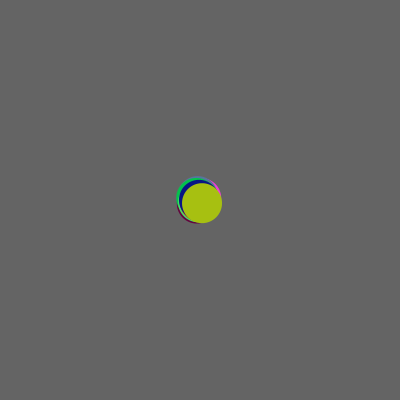
Frame 1 (no input)
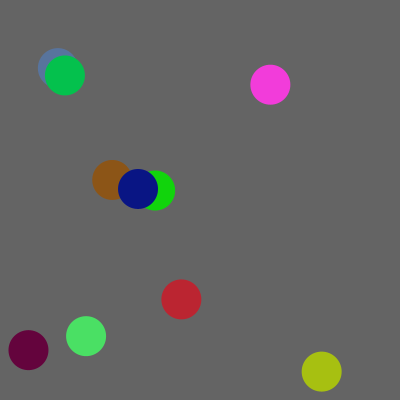
Frame 60 (the mouse pressed at the canvas centre just before this capture)
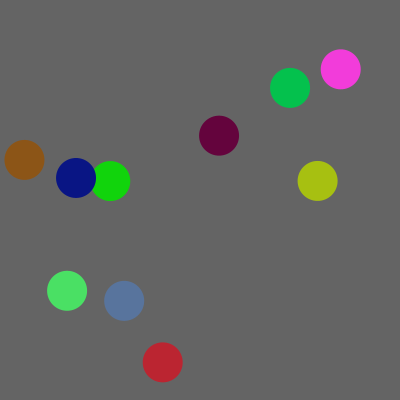
Frame 120 (the mouse held since frame 60 and released just before this capture)

The Processing sketch that drew these frames (run headless with seeded random() and noise(); from frame 60 on, the mouse is pressed at the canvas centre):

// Processing sketch: BouncingBalls
// ── BouncingBalls.pde
// BouncingBalls
//
// Manage a set of bouncing balls with a arrays.
//
// Dan Wilcox danomatika.com 2015

int numCircles = 10;

// circle arrays
float[] posX, posY; // position
float[] velX, velY; // velocity
color[] colors; // fill color
boolean[] caught; // true if the circle was caught by the mouse

int numCaught = 0; // how many circles have been caught?

float circleSize = 40;

void setup() {
  size(400, 400);
  
  // setup the arrays so they have space
  // for each circle
  posX = new float[numCircles];
  posY = new float[numCircles];
  velX = new float[numCircles];
  velY = new float[numCircles];
  colors = new color[numCircles];
  caught = new boolean[numCircles];
  
  // init the position & velocity of each circle
  for(int i = 0; i < numCircles; ++i) {
    setupCircle(i);
  }
}

void draw() {
  background(100);
  
  // loop through and update eaach circle
  for(int i = 0; i < numCircles; ++i) {
    updateCircle(i);
    
    // reset color if all the circles were caught
    if(numCaught >= numCircles) {
      randomColorCircle(i);
    }
    
    drawCircle(i);
  }
  
  // reset value
  if(numCaught >= numCircles) {
    numCaught = 0;
  }
}

// custom functions

// setup a circle at a specific index
void setupCircle(int i) {
  
  posX[i] = width/2;
  posY[i] = height/2;
    
  velX[i] = random(-4, 4);
  velY[i] = random(-4, 4);
  
  randomColorCircle(i);
  
  caught[i] = false;
}

void randomColorCircle(int i) {
  colors[i] = color(random(255), random(255), random(255));
}

// update a circle at a specific index
void updateCircle(int i) {
    
  // update the position
  posX[i] = posX[i] + velX[i];
  posY[i] = posY[i] + velY[i];
  
  // check boundaries
  if(posX[i] < circleSize/2 || posX[i] > width-circleSize/2) {
    velX[i] = -velX[i]; // turn around  
  }
  if(posY[i] < circleSize/2 || posY[i] > height-circleSize/2) {
    velY[i] = -velY[i]; // turn around  
  }
  
  // if the mouse hovers over, change to white
  float d = dist(posX[i], posY[i], float(mouseX), float(mouseY));
  if(d < circleSize/2) {
      colors[i] = color(255); // white
      
      // catch when a circle was caught for the first time
      if(caught[i] == false) {
        numCaught++;  
      }
      caught[i] = true;
  }
}

// draw a circle at a specific index
void drawCircle(int i) {
  
  // draw the circle
  noStroke();
  fill(colors[i]);
  ellipse(posX[i], posY[i], circleSize, circleSize);
}
